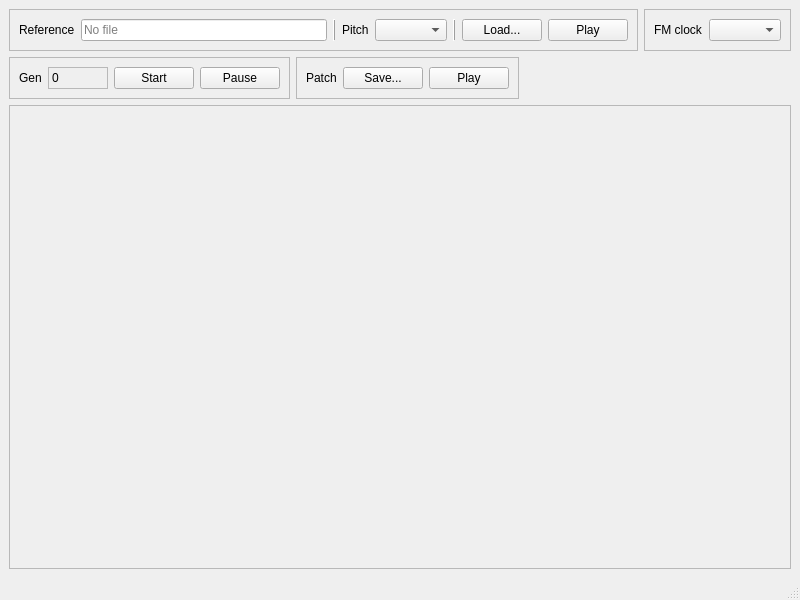
<?xml version="1.0" encoding="UTF-8"?>
<ui version="4.0">
 <class>MainWindow</class>
 <widget class="QMainWindow" name="MainWindow">
  <property name="geometry">
   <rect>
    <x>0</x>
    <y>0</y>
    <width>800</width>
    <height>600</height>
   </rect>
  </property>
  <property name="windowTitle">
   <string>MainWindow</string>
  </property>
  <widget class="QWidget" name="centralwidget">
   <layout class="QVBoxLayout" name="verticalLayout">
    <item>
     <widget class="QWidget" name="widget" native="true">
      <property name="sizePolicy">
       <sizepolicy hsizetype="Preferred" vsizetype="Maximum">
        <horstretch>0</horstretch>
        <verstretch>0</verstretch>
       </sizepolicy>
      </property>
      <layout class="QHBoxLayout" name="horizontalLayout_3">
       <property name="leftMargin">
        <number>0</number>
       </property>
       <property name="topMargin">
        <number>0</number>
       </property>
       <property name="rightMargin">
        <number>0</number>
       </property>
       <property name="bottomMargin">
        <number>0</number>
       </property>
       <item>
        <widget class="QFrame" name="frame">
         <property name="frameShape">
          <enum>QFrame::StyledPanel</enum>
         </property>
         <property name="frameShadow">
          <enum>QFrame::Raised</enum>
         </property>
         <layout class="QHBoxLayout" name="horizontalLayout">
          <item>
           <widget class="QLabel" name="label">
            <property name="text">
             <string>Reference</string>
            </property>
           </widget>
          </item>
          <item>
           <widget class="QLineEdit" name="fileNameEdit">
            <property name="readOnly">
             <bool>true</bool>
            </property>
            <property name="placeholderText">
             <string>No file</string>
            </property>
           </widget>
          </item>
          <item>
           <widget class="QFrame" name="frame_2">
            <property name="frameShape">
             <enum>QFrame::VLine</enum>
            </property>
            <property name="frameShadow">
             <enum>QFrame::Raised</enum>
            </property>
           </widget>
          </item>
          <item>
           <widget class="QLabel" name="label_2">
            <property name="text">
             <string>Pitch</string>
            </property>
           </widget>
          </item>
          <item>
           <widget class="QComboBox" name="pitchComboBox"/>
          </item>
          <item>
           <widget class="QFrame" name="frame_3">
            <property name="frameShape">
             <enum>QFrame::VLine</enum>
            </property>
            <property name="frameShadow">
             <enum>QFrame::Raised</enum>
            </property>
           </widget>
          </item>
          <item>
           <widget class="QPushButton" name="loadButton">
            <property name="text">
             <string>Load...</string>
            </property>
           </widget>
          </item>
          <item>
           <widget class="QPushButton" name="playReferenceButton">
            <property name="text">
             <string>Play</string>
            </property>
           </widget>
          </item>
         </layout>
        </widget>
       </item>
       <item>
        <widget class="QFrame" name="frame_4">
         <property name="frameShape">
          <enum>QFrame::StyledPanel</enum>
         </property>
         <property name="frameShadow">
          <enum>QFrame::Raised</enum>
         </property>
         <layout class="QHBoxLayout" name="horizontalLayout_2">
          <item>
           <widget class="QLabel" name="label_3">
            <property name="text">
             <string>FM clock</string>
            </property>
           </widget>
          </item>
          <item>
           <widget class="QComboBox" name="fmClockComboBox"/>
          </item>
         </layout>
        </widget>
       </item>
      </layout>
     </widget>
    </item>
    <item>
     <widget class="QWidget" name="widget_2" native="true">
      <property name="sizePolicy">
       <sizepolicy hsizetype="Preferred" vsizetype="Maximum">
        <horstretch>0</horstretch>
        <verstretch>0</verstretch>
       </sizepolicy>
      </property>
      <layout class="QHBoxLayout" name="horizontalLayout_6">
       <property name="leftMargin">
        <number>0</number>
       </property>
       <property name="topMargin">
        <number>0</number>
       </property>
       <property name="rightMargin">
        <number>0</number>
       </property>
       <property name="bottomMargin">
        <number>0</number>
       </property>
       <item>
        <widget class="QFrame" name="frame_5">
         <property name="frameShape">
          <enum>QFrame::StyledPanel</enum>
         </property>
         <property name="frameShadow">
          <enum>QFrame::Raised</enum>
         </property>
         <layout class="QHBoxLayout" name="horizontalLayout_4">
          <item>
           <widget class="QLabel" name="label_4">
            <property name="text">
             <string>Gen</string>
            </property>
           </widget>
          </item>
          <item>
           <widget class="QLabel" name="genNumLabel">
            <property name="minimumSize">
             <size>
              <width>60</width>
              <height>0</height>
             </size>
            </property>
            <property name="frameShape">
             <enum>QFrame::StyledPanel</enum>
            </property>
            <property name="frameShadow">
             <enum>QFrame::Sunken</enum>
            </property>
            <property name="text">
             <string>0</string>
            </property>
            <property name="textFormat">
             <enum>Qt::PlainText</enum>
            </property>
           </widget>
          </item>
          <item>
           <widget class="QPushButton" name="startButton">
            <property name="text">
             <string>Start</string>
            </property>
           </widget>
          </item>
          <item>
           <widget class="QPushButton" name="pauseButton">
            <property name="text">
             <string>Pause</string>
            </property>
            <property name="checkable">
             <bool>true</bool>
            </property>
           </widget>
          </item>
         </layout>
        </widget>
       </item>
       <item>
        <widget class="QFrame" name="frame_6">
         <property name="frameShape">
          <enum>QFrame::StyledPanel</enum>
         </property>
         <property name="frameShadow">
          <enum>QFrame::Raised</enum>
         </property>
         <layout class="QHBoxLayout" name="horizontalLayout_5">
          <item>
           <widget class="QLabel" name="label_5">
            <property name="text">
             <string>Patch</string>
            </property>
           </widget>
          </item>
          <item>
           <widget class="QPushButton" name="saveButton">
            <property name="text">
             <string>Save...</string>
            </property>
           </widget>
          </item>
          <item>
           <widget class="QPushButton" name="playButton">
            <property name="text">
             <string>Play</string>
            </property>
           </widget>
          </item>
         </layout>
        </widget>
       </item>
       <item>
        <spacer name="horizontalSpacer">
         <property name="orientation">
          <enum>Qt::Horizontal</enum>
         </property>
         <property name="sizeHint" stdset="0">
          <size>
           <width>355</width>
           <height>20</height>
          </size>
         </property>
        </spacer>
       </item>
      </layout>
     </widget>
    </item>
    <item>
     <widget class="InstrumentEditor" name="instrumentEditor">
      <property name="frameShape">
       <enum>QFrame::StyledPanel</enum>
      </property>
      <property name="frameShadow">
       <enum>QFrame::Raised</enum>
      </property>
     </widget>
    </item>
   </layout>
  </widget>
  <widget class="QMenuBar" name="menubar">
   <property name="geometry">
    <rect>
     <x>0</x>
     <y>0</y>
     <width>800</width>
     <height>17</height>
    </rect>
   </property>
  </widget>
  <widget class="QStatusBar" name="statusbar"/>
 </widget>
 <customwidgets>
  <customwidget>
   <class>InstrumentEditor</class>
   <extends>QFrame</extends>
   <header>instrumenteditor.h</header>
   <container>1</container>
  </customwidget>
 </customwidgets>
 <resources/>
 <connections/>
</ui>
